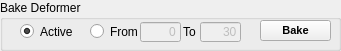
     <widget class="QGroupBox" name="deformer_groupBox">
      <property name="enabled">
       <bool>true</bool>
      </property>
      <property name="geometry">
       <rect>
        <x>20</x>
        <y>420</y>
        <width>341</width>
        <height>51</height>
       </rect>
      </property>
      <property name="title">
       <string>Bake Deformer</string>
      </property>
      <widget class="QLineEdit" name="deformerStart_lineEdit">
       <property name="enabled">
        <bool>false</bool>
       </property>
       <property name="geometry">
        <rect>
         <x>140</x>
         <y>22</y>
         <width>41</width>
         <height>20</height>
        </rect>
       </property>
       <property name="inputMask">
        <string/>
       </property>
       <property name="text">
        <string>0</string>
       </property>
       <property name="alignment">
        <set>Qt::AlignRight|Qt::AlignTrailing|Qt::AlignVCenter</set>
       </property>
      </widget>
      <widget class="QLineEdit" name="deformerEnd_lineEdit">
       <property name="enabled">
        <bool>false</bool>
       </property>
       <property name="geometry">
        <rect>
         <x>200</x>
         <y>22</y>
         <width>41</width>
         <height>20</height>
        </rect>
       </property>
       <property name="inputMask">
        <string/>
       </property>
       <property name="text">
        <string>30</string>
       </property>
       <property name="alignment">
        <set>Qt::AlignRight|Qt::AlignTrailing|Qt::AlignVCenter</set>
       </property>
      </widget>
      <widget class="QLabel" name="label_14">
       <property name="geometry">
        <rect>
         <x>183</x>
         <y>24</y>
         <width>21</width>
         <height>16</height>
        </rect>
       </property>
       <property name="text">
        <string>To</string>
       </property>
      </widget>
      <widget class="QPushButton" name="deformerWeb_button">
       <property name="geometry">
        <rect>
         <x>84</x>
         <y>-4</y>
         <width>21</width>
         <height>23</height>
        </rect>
       </property>
       <property name="toolTip">
        <string>Author</string>
       </property>
       <property name="text">
        <string/>
       </property>
       <property name="icon">
        <iconset>
         <normaloff>icons/info.png</normaloff>icons/info.png</iconset>
       </property>
       <property name="iconSize">
        <size>
         <width>16</width>
         <height>16</height>
        </size>
       </property>
       <property name="flat">
        <bool>true</bool>
       </property>
       <property name="+command" stdset="0">
        <string>deformerWebCmd</string>
       </property>
      </widget>
      <widget class="QRadioButton" name="deformerActive_radioButton">
       <property name="geometry">
        <rect>
         <x>20</x>
         <y>23</y>
         <width>61</width>
         <height>17</height>
        </rect>
       </property>
       <property name="text">
        <string>Active</string>
       </property>
       <property name="checked">
        <bool>true</bool>
       </property>
       <attribute name="buttonGroup">
        <string notr="true">buttonGroup_5</string>
       </attribute>
      </widget>
      <widget class="QRadioButton" name="deformerFrom_radioButton">
       <property name="geometry">
        <rect>
         <x>90</x>
         <y>23</y>
         <width>51</width>
         <height>17</height>
        </rect>
       </property>
       <property name="text">
        <string>From</string>
       </property>
       <attribute name="buttonGroup">
        <string notr="true">buttonGroup_5</string>
       </attribute>
      </widget>
      <widget class="QPushButton" name="deformerOK_button">
       <property name="geometry">
        <rect>
         <x>260</x>
         <y>20</y>
         <width>71</width>
         <height>21</height>
        </rect>
       </property>
       <property name="font">
        <font>
         <pointsize>8</pointsize>
         <weight>75</weight>
         <bold>true</bold>
        </font>
       </property>
       <property name="toolTip">
        <string>&lt;html&gt;&lt;head/&gt;&lt;body&gt;&lt;p&gt;Bake deformer as mesh&lt;/p&gt;&lt;p&gt;Use for vertex animation&lt;/p&gt;&lt;/body&gt;&lt;/html&gt;</string>
       </property>
       <property name="text">
        <string>Bake</string>
       </property>
       <property name="+command" stdset="0">
        <string>deformerOKCmd</string>
       </property>
      </widget>
     </widget>
